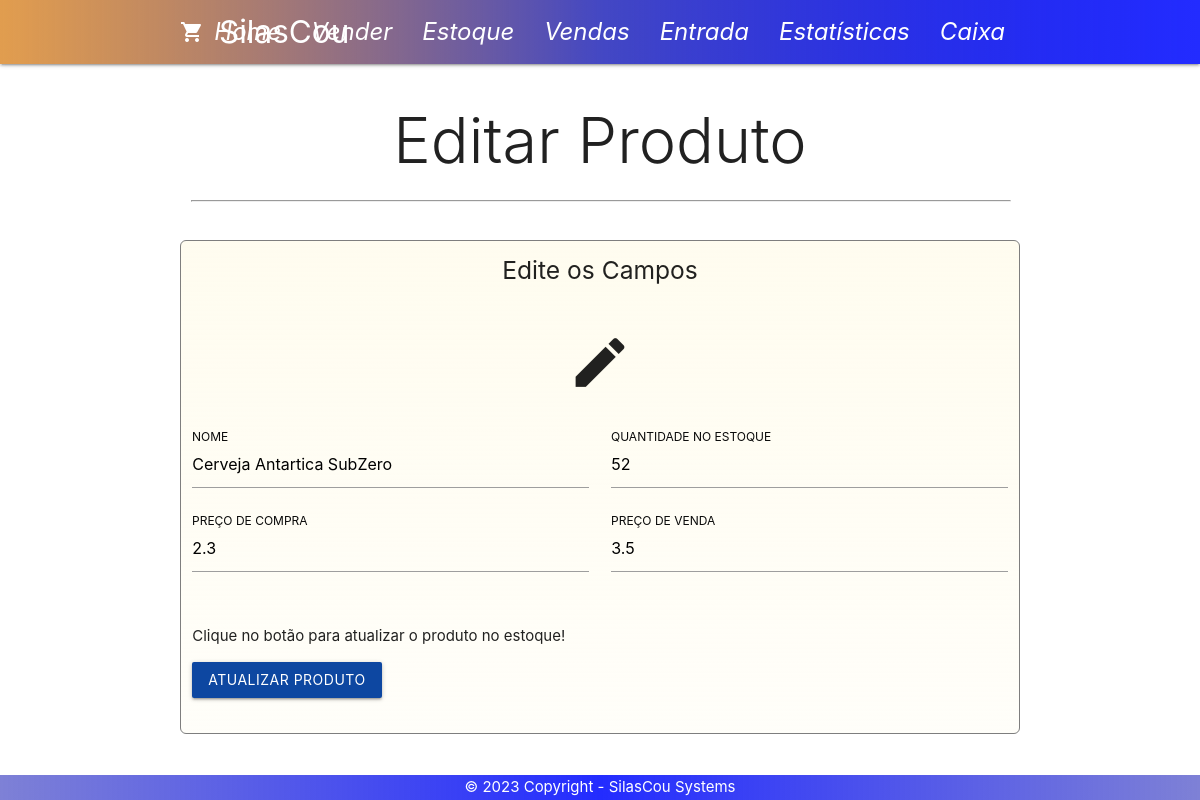
Page /edita_produto.php?id=16 on the committed database.
### tables this page shows
CREATE TABLE `produto` (
  `id` int(11) NOT NULL AUTO_INCREMENT,
  `nome` varchar(64) NOT NULL,
  `preco_compra` double NOT NULL,
  `preco_venda` double NOT NULL,
  `porcentagem` float DEFAULT NULL,
  `qtd_estoque` float DEFAULT NULL,
  PRIMARY KEY (`id`)
);

### controllers/edita_produtoController.php (called while the page is built, shortened)
<?php
if(isset($_GET['id'])){
    $id = $_GET['id'];
    $produto = new Produto;
    $produto_buscado = $produto->find($id);
}else{
    header('location: estoque.php');
}

### models/database/connection.php (called while the page is built)
<?php
function connect() {
    $username = 'root';
    $password = '';
    $pdo = new PDO('mysql:host=localhost;dbname=lojasilascou;charset=utf8', $username, $password);
    $pdo->setAttribute(PDO::ATTR_ERRMODE, PDO::ERRMODE_EXCEPTION);
    $pdo->setAttribute(PDO::ATTR_DEFAULT_FETCH_MODE, PDO::FETCH_OBJ);
    return $pdo;
}
?>

### models/database/model.php (called while the page is built, shortened)
<?php
require 'connection.php';
abstract class Model{
    public function find($id) {
        $sql = "select * from $this->table where id = ?";
        $list = connect()->prepare($sql);
        $list->bindValue(1, $id);
        $list->execute();
        return $list->fetch();
    }
}

### edita_produto.php (the view, shortened to what this page needs)
<?php
    require 'controllers/edita_produtoController.php';
    require 'components/header.php';
?>
<div class="row container">
    <div class="col s12">
        <h1 class="light center">Editar Produto</h1>
        <hr class="hr-custom">
    </div>
</div>
<div class="contorno container">
    <div class="row">
        <div class="col s12">
            <h5 class="center">Edite os Campos</h5>
        </div>
        <div class="col s12">
            <h2 class="center"><span class="material-icons center" style="font-size:65px;">create</span></h2>
        </div>
        <form action="" method="post">
            <div class="input-field col s12 m6">
                <input id="nome" type="text" name="nome" value="<?php echo $produto_buscado->nome; ?>">
                <label for="nome">Nome</label>
            </div>
            <div class="input-field col s12 m6">
                <input id="qtd_estoque" type="text" name="qtd_estoque" value="<?php echo $produto_buscado->qtd_estoque;?>">
                <label for="qtd_estoque">Quantidade no Estoque</label>
            </div>
            <div class="input-field col s12 m6">
                <input id="preco_compra" type="text" name="preco_compra" value="<?php echo $produto_buscado->preco_compra;?>">
                <label for="preco_compra">Preço de Compra</label>
            </div>
            <div class="input-field col s12 m6">
                <input id="preco_venda" type="text" name="preco_venda" value="<?php echo $produto_buscado->preco_venda;?>">
                <label for="preco_venda">Preço de venda</label>
            </div>
            <div class="input-field col s12">
                <p>Clique no botão para atualizar o produto no estoque!</p>
                <button type="submit" name="atualizar_produto" class="btn blue darken-4">Atualizar Produto</button>
            </div>
        </form>
    </div>
</div>
<?php require 'components/footer.php';?>

### css/style.css (style rules this page uses)
.contorno { margin-top: 30px; border: 1px solid #7e7e7e; border-radius: 6px; background: linear-gradient(to top, #fffdf488, #fffceeee); }
.hr-custom { width: 100%; margin-top: 0%; }
.input-field label { color: #0a0a0a !important; text-transform: uppercase; }

### rows in the picture
produto: nome "Cerveja Antartica SubZero", qtd_estoque "52", preco_compra "2.3", preco_venda "3.5"
